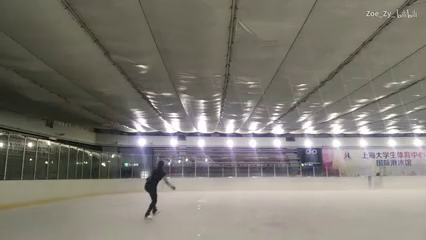
#> input picture frame 35 of Moving-Object-Detection/110453002-1-6_Trim.mp4, 426 x 240 px
$ python moving_object_detection.py
#> lines starting #> are read from the running program, lines starting #| are printed output that depends on the picture
from __future__ import division, print_function
# -*- coding: utf-8 -*-
import cv2 as cv
import math
import datetime
import random
import numpy as np
import os
from tqdm import tqdm

## [capture]
video_path = "C:/Users/ssdff/msor semester 1/ieor4004\hw7/110453002-1-6_Trim.mp4"
output_folder = "C:/Users/ssdff/msor semester 1/ieor4004/hw7"
capture = cv.VideoCapture(video_path) #Path of the video
frame_width = int(capture.get(cv.CAP_PROP_FRAME_WIDTH)) #get frame width of the video
frame_height = int(capture.get(cv.CAP_PROP_FRAME_HEIGHT)) #get frame height of the video
frame_rate = int(capture.get(cv.CAP_PROP_FPS)) # get number of frames per second
num_frame =int(capture.get(cv.CAP_PROP_FRAME_COUNT)) #get total number of frames
fourcc = int(capture.get(cv.CAP_PROP_FOURCC)) #get fourcc code of the video

#Resizing the video and convert the video to a matrix M, where each column contains pixel information
#You can increase target_width below to get video with better quality, if the code does not take forever to run in your computer
target_width = 300 #width of the video after preprocessing

##Resize
##from a frame
target_height = int(frame_height*target_width/frame_width)
size = [target_height, target_width, 3] #size of the tensor of each frame
i = 0
Total = target_width*target_height*3 #number of pixels per frame
M = np.zeros((Total,num_frame), dtype = 'uint8')
while i<num_frame:
	ret, frame = capture.read()
#> frame is the input picture: shape (240, 426, 3); mean B, G, R 114.3, 122.8, 126.8
	if frame is None:
		break
	else:
		frame = cv.resize(frame,(target_width,target_height))
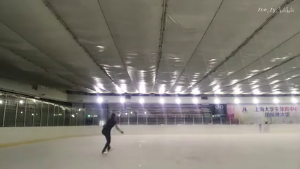
#> frame: shape (169, 300, 3); mean B, G, R 114.2, 122.6, 126.6
		M[:,i] = frame.reshape((1,Total))
		i = i + 1
num_frame = i
M = M[:,:num_frame]
All = Total*num_frame
print('Finish capturing and resizing the video!')

##Apply Stochastic Gradient Descent to solve Frobenius norm minimization
##The following part solves the problem min ||xy^T - M||_F^2, and we recover the low rank matrix to be xy^T
##Parameters
r = 1 #Rank of the low-rank matrix
num_epoch = 0.5 #Total number of epochs, a positive integer or anything between 0 and 1
batch_size = 1 #Batch size of each iteration, a positive integer
learning_rate = 0.001 #Initial learningrate of the SGD, recommended to be between 1e-1 and 1e-2
damp = 0.1 #damping coefficient of the SGD, recommended to be between 0.1 and 0.5
damp_epoch = 0.2 #number of epochs between each damping
if num_epoch<1:
	num_batch = int(All*num_epoch/batch_size) #number of batchs per epoch
else:
	num_batch = int(All/batch_size) #number of batchs per epoch
damp_iterates = int(damp_epoch*All/batch_size) #number of iterations between each damping

##Start the timer
t1 = datetime.datetime.now()

##Random initialization
x = 16*np.random.random((Total,r))
y = 16*np.random.random((num_frame,r))

#SGD update
print('Start running SGD for {} epochs'.format(num_epoch))
epoch_ceil = int(math.ceil(num_epoch))
for i in range(epoch_ceil):
	p = np.random.permutation(All) #random permutation of the M
	print('epoch {} of SGD started'.format(i+1))
	for j in tqdm(range(num_batch)):
		x0 = x
		y0 = y
		for t in range(j*batch_size, (j+1)*batch_size):
			##Calculate the gradient of the (a,b)th term at (x0,y0)
			cur = p[t]
			b = cur % num_frame
			a = math.floor(cur/num_frame)
            ################################################################
            ########## Write stochastic gradient method update here ########

            ################################################################
		if j % damp_iterates == damp_iterates - 1:
			learning_rate = learning_rate*damp
t2 = datetime.datetime.now()
print('running time for SGD is {} seconds'.format(t2-t1))
L = np.dot(x,np.transpose(y))#xy^T
L = np.around(L)
L = np.minimum(L,255)
S = np.abs(M - L) #the sparse matrix
L = L.astype('uint8')
S = S.astype('uint8')
## Print running time of the SGD
t2 = datetime.datetime.now()
print('running time for smooth matrix completion is {} s'.format(t2-t1))

# Define the codec and create VideoWriter object

fourcc = cv.VideoWriter_fourcc('m','p','4','v')
outd_path = os.path.join(output_folder,'rescaled_video.mp4')
outl_path = os.path.join(output_folder,'L.mp4')
outs_path = os.path.join(output_folder,'S.mp4')


f_outD = cv.VideoWriter(outd_path, fourcc, frame_rate, (target_width, target_height))
f_outL = cv.VideoWriter(outl_path, fourcc, frame_rate, (target_width, target_height))
f_outS = cv.VideoWriter(outs_path, fourcc, frame_rate, (target_width, target_height))
i = 0

while(i<num_frame):
	frame = np.reshape(np.asarray(M[:,i]),size)
	f_outD.write(frame)
	frame = np.reshape(np.asarray(L[:,i]),size)
	f_outL.write(frame)
	frame = np.reshape(np.asarray(S[:,i]),size)
	f_outS.write(frame)
	i = i + 1

f_outD.release()
f_outL.release()
f_outS.release()

$ run again, starting later in the video
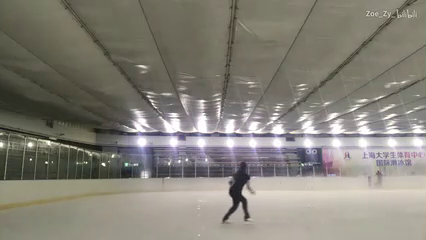
#> input picture frame 161 of Moving-Object-Detection/110453002-1-6_Trim.mp4, 426 x 240 px
#> frame is the input picture: shape (240, 426, 3); mean B, G, R 120.2, 129.5, 133.3
#> `frame = cv.resize(frame,(target_width,target_height))`:
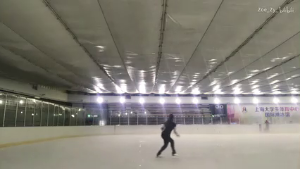
#> frame: shape (169, 300, 3); mean B, G, R 120.1, 129.4, 133.2

$ run again, starting later in the video
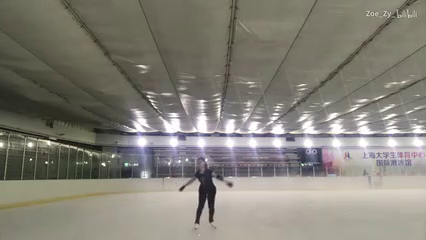
#> input picture frame 287 of Moving-Object-Detection/110453002-1-6_Trim.mp4, 426 x 240 px
#> frame is the input picture: shape (240, 426, 3); mean B, G, R 119.5, 128.9, 132.4
#> `frame = cv.resize(frame,(target_width,target_height))`:
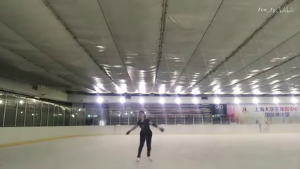
#> frame: shape (169, 300, 3); mean B, G, R 119.4, 128.8, 132.3
